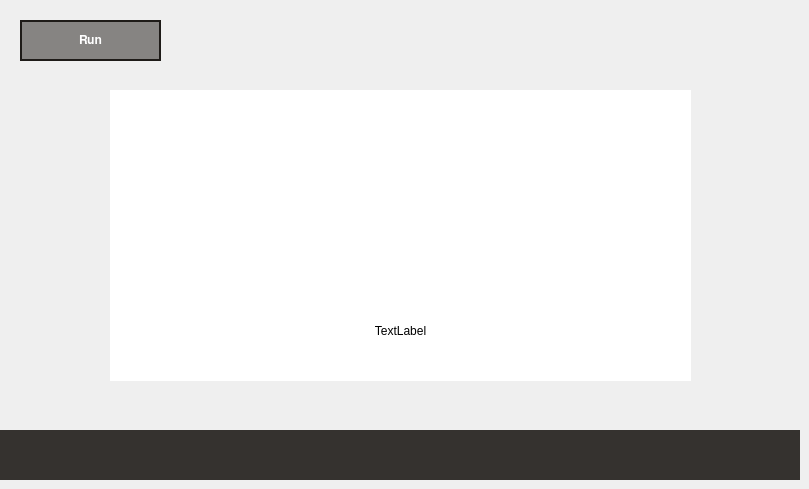
   <widget class="QWidget" name="RunTestPage">
    <widget class="QPushButton" name="RunTestPageBackButton">
     <property name="geometry">
      <rect>
       <x>732</x>
       <y>12</y>
       <width>58</width>
       <height>58</height>
      </rect>
     </property>
     <property name="styleSheet">
      <string notr="true">background: qlineargradient(spread:pad, x1:0, y1:0, x2:1, y2:1, stop:0 rgba(0, 0, 0, 0));
image: url(:/Images/return.png);
border: none;
outline: none;</string>
     </property>
     <property name="text">
      <string/>
     </property>
     <property name="flat">
      <bool>true</bool>
     </property>
    </widget>
    <widget class="QPushButton" name="RunTestButton">
     <property name="geometry">
      <rect>
       <x>20</x>
       <y>20</y>
       <width>141</width>
       <height>41</height>
      </rect>
     </property>
     <property name="font">
      <font>
       <family>FreeSans</family>
       <bold>true</bold>
      </font>
     </property>
     <property name="styleSheet">
      <string notr="true">background: qlineargradient(spread:pad, x1:0, y1:0, x2:1, y2:1, stop:0 rgba(0, 0, 0, 0));
background-color: rgb(134, 132, 130);
border:2px solid #1e1b18;
color: #FFFFFF;
outline: none;</string>
     </property>
     <property name="text">
      <string>Run</string>
     </property>
     <property name="iconSize">
      <size>
       <width>16</width>
       <height>16</height>
      </size>
     </property>
     <property name="flat">
      <bool>false</bool>
     </property>
    </widget>
    <widget class="QLabel" name="RunResulLabel">
     <property name="geometry">
      <rect>
       <x>0</x>
       <y>430</y>
       <width>800</width>
       <height>50</height>
      </rect>
     </property>
     <property name="styleSheet">
      <string notr="true">background-color: rgb(53, 50, 47);
color: #FFFFFF;</string>
     </property>
     <property name="text">
      <string/>
     </property>
     <property name="alignment">
      <set>Qt::AlignCenter</set>
     </property>
    </widget>
    <widget class="QLabel" name="RunTestInformationLabel">
     <property name="geometry">
      <rect>
       <x>110</x>
       <y>280</y>
       <width>581</width>
       <height>101</height>
      </rect>
     </property>
     <property name="styleSheet">
      <string notr="true">background: qlineargradient(spread:pad, x1:0, y1:0, x2:1, y2:1, stop:0 rgba(0, 0, 0, 0));
background-color: rgb(255, 255, 255);</string>
     </property>
     <property name="text">
      <string>TextLabel</string>
     </property>
     <property name="scaledContents">
      <bool>true</bool>
     </property>
     <property name="alignment">
      <set>Qt::AlignCenter</set>
     </property>
     <property name="wordWrap">
      <bool>true</bool>
     </property>
    </widget>
    <widget class="QLabel" name="RunTestImageLabel">
     <property name="geometry">
      <rect>
       <x>110</x>
       <y>90</y>
       <width>581</width>
       <height>191</height>
      </rect>
     </property>
     <property name="styleSheet">
      <string notr="true">background: rgb(255, 255, 255)</string>
     </property>
     <property name="text">
      <string/>
     </property>
     <property name="scaledContents">
      <bool>true</bool>
     </property>
     <property name="wordWrap">
      <bool>true</bool>
     </property>
    </widget>
   </widget>
